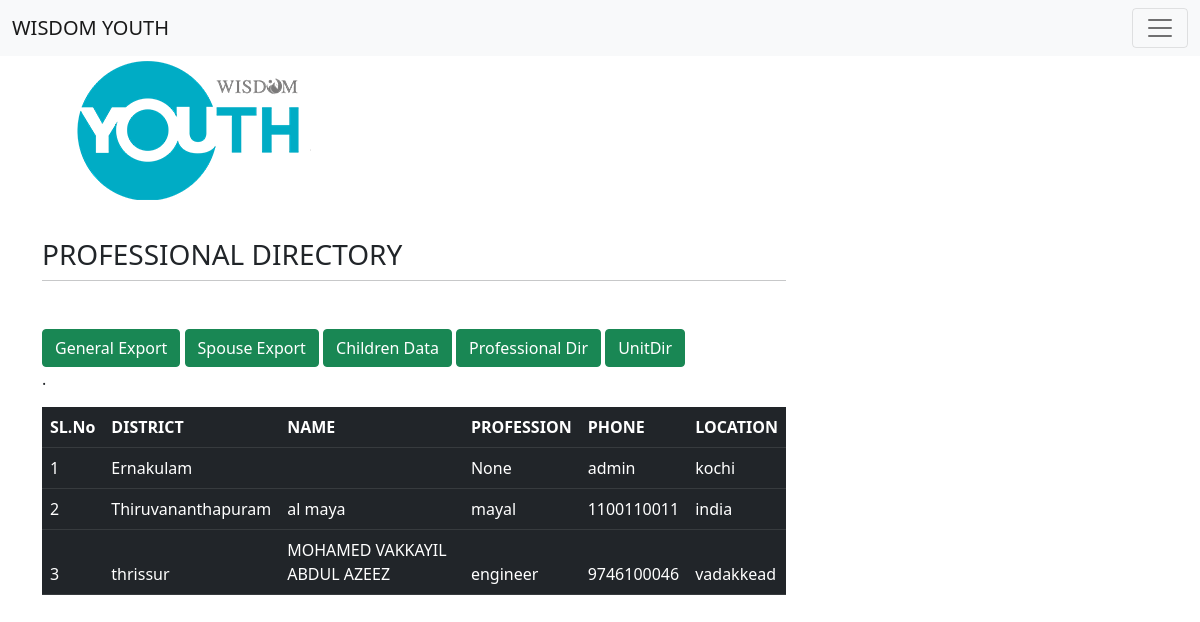
The page /das/main/ on the database as committed earlier.
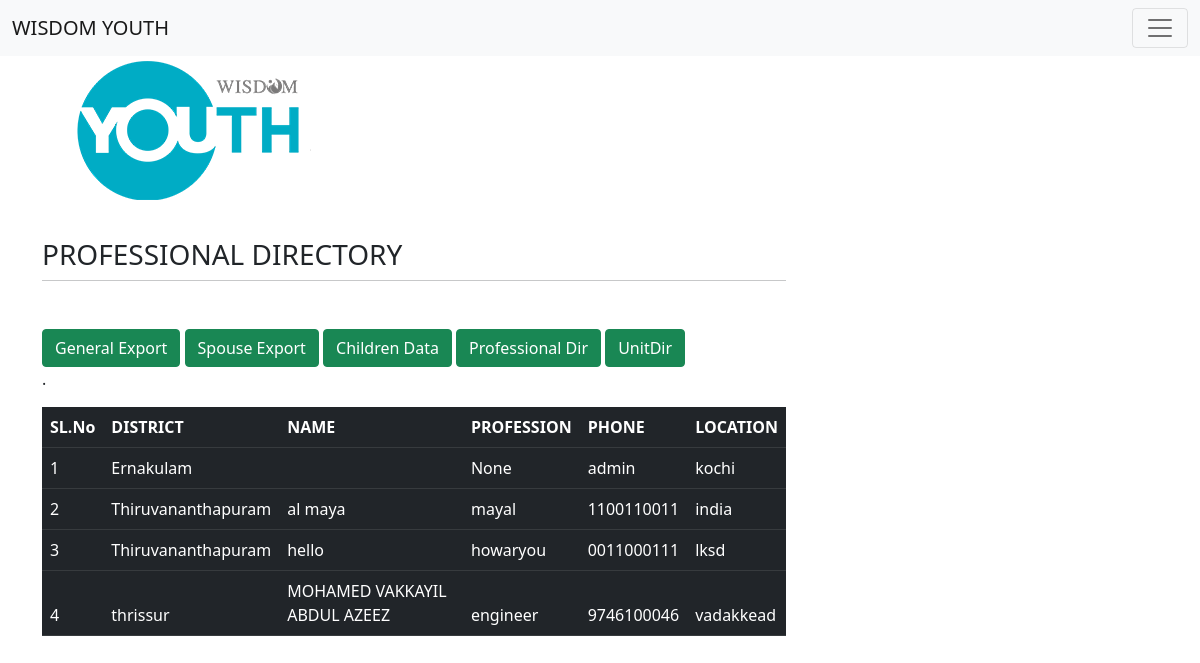
The same page on the database as committed later.
### home/models.py (models this page shows, shortened)
class regddd(models.Model):
    user = models.OneToOneField(User,on_delete=models.CASCADE)
    age = models.BigIntegerField()
    job=models.CharField(max_length=50,null=True,blank=True)
    district=models.CharField(max_length=50)
    place=models.CharField(max_length=50)
    ct=models.CharField(max_length=50,null=True,blank=True)

### dashboard/views.py (the view)
# urls.py: path('main/',HomePageView.as_view(),name='das1'),
class HomePageView(generic.ListView):
    template_name='dashboard/report1.html'
    context_object_name='registrants_dat'
    def get_queryset(self):
        return regddd.objects.order_by('district')

### dashboard/templates/dashboard/report1.html
{% extends 'professional/base.html' %}
{% block content %}
<a href="{% url 'dash:export_registrations_xls' %}"><button type="button" class="btn btn-success">General Export</button></a>
<a href="{% url 'dash:export_spouse_xls' %}"><button type="button" class="btn btn-success">Spouse Export</button></a>
<a href="{% url 'dash:export_childrens_xls' %}"><button type="button" class="btn btn-success">Children Data</button></a>
<a href="{% url 'dash:export_pdir_xls' %}"><button type="button" class="btn btn-success">Professional Dir</button></a>
<a href="{% url 'dash:export_unit_xls' %}"><button type="button" class="btn btn-success">UnitDir</button></a>
{% if registrants_dat %}
<table>
    <div class="table-responsive-xxl">
        <table class="table">
            <thead class="table-dark">
            <tr>
                <th>SL.No</th>
                <th>DISTRICT</th>
                <th>NAME</th>
                <th>PROFESSION</th>
                <th>PHONE</th>
                <th>LOCATION</th>
            </tr>
            {% for reg in registrants_dat %}
            <tr>
                <td>{{ forloop.counter}}</td>
                <td>{{ reg.district}}</td>
                <td>{{ reg.user.first_name}}</td>
                <td>{{ reg.job}}</td>
                <td>{{ reg.user.username}}</td>
                <td>{{ reg.place}}</td>
            </tr>
            {% endfor %}
                <p>{{ forloop.counter}}.{{ reg.district }} &emsp; {{ reg.user.first_name }}  &emsp; {{ reg.user }}  &emsp; {{ reg.user.unitdata.name1 }}</p>
</table>
{% endif %}
{% endblock %}

### professional/templates/professional/base.html (shortened to what this page needs)
{% load static %}
<!DOCTYPE html>
<html lang="en">
  <head>
    <link href="https://cdn.jsdelivr.net/npm/bootstrap@5.1.3/dist/css/bootstrap.min.css" rel="stylesheet">
</head>
<body>
  <nav class="navbar navbar-light bg-light sticky-top">
    <div class="container-fluid">
      <a class="navbar-brand" href="#">WISDOM YOUTH</a>
      <button class="navbar-toggler" type="button" data-bs-toggle="offcanvas" data-bs-target="#offcanvasNavbar" aria-controls="offcanvasNavbar">
        <span class="navbar-toggler-icon"></span>
      </button>
    </div>
  </nav>
    <div class="container">
        <div class="row">
          <div class="col">
            <img src="{% static '/professional/images/youth.png' %}" class="img-fluid" alt="form">
          </div>
          </div>
          <div class='row'>
          <div class="col">
        </div></div>
        <div class="row">
        <div class="col">
          <div class="col-8">
            <h3 class="mt-2">PROFESSIONAL DIRECTORY</h3>
            <hr class="mt-0 mb-4">
          <br>
          {% block content %}
          {% endblock %}
          </div>
          </div>
        </div>
</body>
</html>

Rows that differ between the two databases and show on the page:
added regddd: district "Thiruvananthapuram", user.first_name "hello", job "howaryou", user.username "0011000111", place "lksd"
